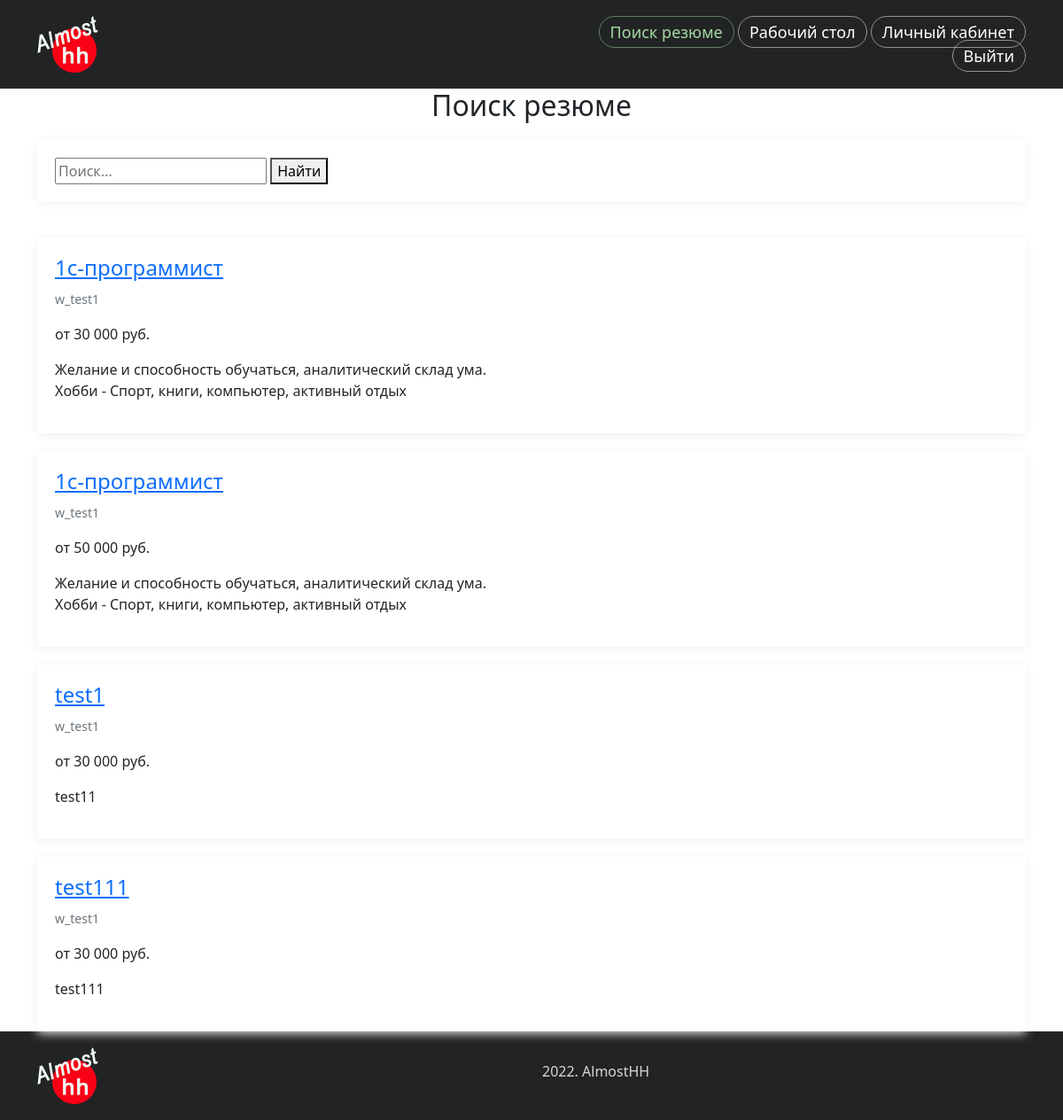
/portal/find_resume/ (signed in), run on the app's committed database.
### portal/models.py (models this page shows, shortened)
class Resume(models.Model):
    STATUS_CHOICES = (
        ('draft', 'Черновик'),
        ('send', 'Отправлено'),
        ('published', 'Опубликовано'),
        ('rework', 'На доработку'),
    )
    title = models.CharField(max_length=100,
                             verbose_name='Наименование вакансии')
    slug = models.SlugField(max_length=100, verbose_name='Слаг')
    salary = models.CharField(max_length=150, verbose_name='Зарплата')
    user = models.ForeignKey(User, on_delete=models.CASCADE,
                             verbose_name='Пользователь',
                             related_name='resumes')
    employment = models.CharField(max_length=150, verbose_name='Занятость')
    schedule = models.CharField(max_length=150, verbose_name='График работы')
    about_me = models.TextField(verbose_name='Обо мне')
    education = models.TextField(verbose_name='Образование')
    language = models.CharField(max_length=200, verbose_name='Знание языков')
    citizenship = models.CharField(max_length=50, verbose_name='Гражданство')
    publish = models.DateTimeField(default=timezone.now)
    created = models.DateTimeField(auto_now_add=True)
    updated = models.DateTimeField(auto_now=True)
    comment = models.TextField(verbose_name='Комментарий', blank=True)
    status = models.CharField(max_length=15, choices=STATUS_CHOICES,
                              default='draft',
                              verbose_name='Статус')

### portal/views.py (the view)
# urls.py: path('find_resume/', views.find_resume, name='find_resume'),
@login_required()
def find_resume(request):
    query = request.GET.get('q')
    if not query:
        resume = Resume.objects.all()
        return render(request, 'portal/account/find_resume.html', {'section': 'find_resume', 'resume': resume})
    resume = Resume.objects.filter(
        Q(title__icontains=query)
    )
    return render(request, 'portal/account/find_resume.html', {'section': 'find_resume', 'resume': resume})

### portal/templates/portal/account/find_resume.html (shortened to what this page needs)
{% extends "news/base.html" %}
{% block content %}
<div class="container">
    <div class="row">
        <div class="col">
            <h1 class="text-center mb-3">Поиск резюме</h1>
            <form method="get">
              <input name="q" type="text" placeholder="Поиск...">
              <button type="submit">Найти</button>
            </form>
        </div>
    </div>
</div>
{% for s_resume in resume %}
    <div class="container">
        <div class="row">
            <div class="col">
                <div class="find_resume">
                    <h2>
                        <a href="#">{{ s_resume.title }}</a>
                    </h2>
                    <p class="content"><small class="text-muted">{{ s_resume.user }}</small></p>
                    <p class="content">{{ s_resume.salary}}</p>
                    <p class="content">{{ s_resume.about_me | linebreaks}}</p>
                </div>
            </div>
        </div>
    </div>
{% endfor %}
{% endblock %}

### news/static/news/css/news.css (style rules this page uses)
h1 { font-size: 2.0rem; }
h2 { font-size: 1.5rem; }
form { margin: 20px 0; padding: 20px; border: 0; border-radius: 4px; box-shadow: 0 2px 12px #edeff0; }
.find_resume { margin-top: 20px; padding: 20px; border: 0; border-radius: 4px; box-shadow: 0 2px 12px #edeff0; }

### data on the page
Resume: title "1с-программист", user "w_test1", salary "от 30 000 руб.", about_me "Желание и способность обучаться, аналитический склад ума. Хобби - Спорт, книги, компьютер, активный отдых"
Resume: title "1с-программист", user "w_test1", salary "от 50 000 руб.", about_me "Желание и способность обучаться, аналитический склад ума. Хобби - Спорт, книги, компьютер, активный отдых"
Resume: title "test1", user "w_test1", salary "от 30 000 руб.", about_me "test11"
Resume: title "test111", user "w_test1", salary "от 30 000 руб.", about_me "test111"
